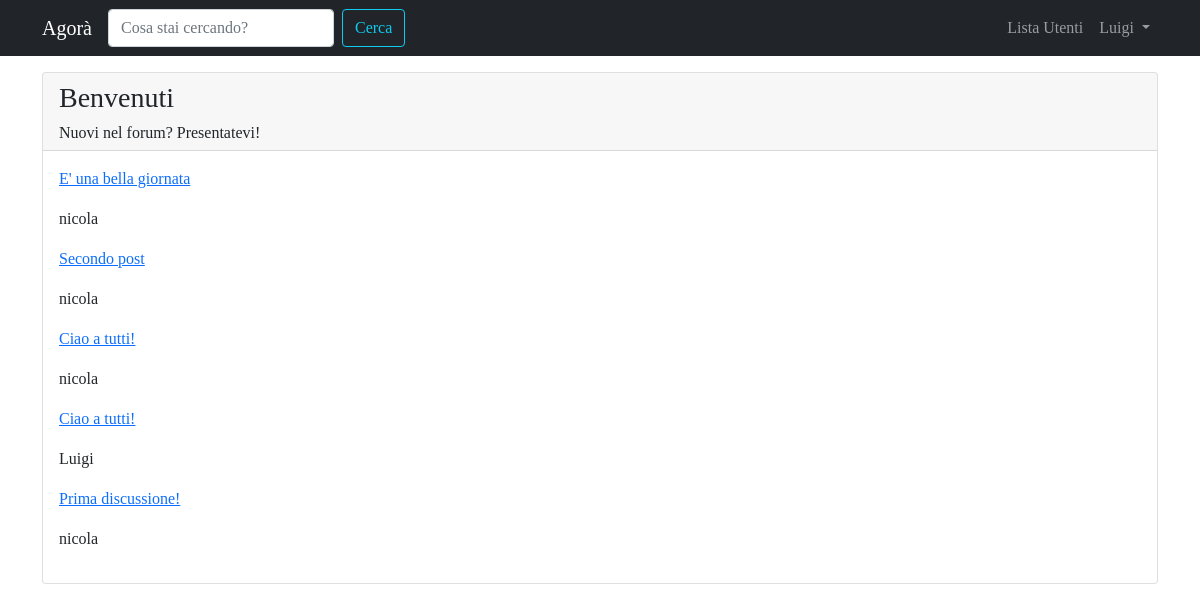
Page /forum/sezione/1/ (signed in) on the committed database.
### forum/models.py (models this page shows, shortened)
class Sezione(models.Model):
    nome_sezione = models.CharField(max_length=80)
    descrizione = models.CharField(max_length=150, blank=True, null=True)
    logo_sezione = models.ImageField(blank=True, null=True)
    class Meta:
        verbose_name = "Sezione"
        verbose_name_plural = "Sezioni"

class Discussione(models.Model):
    titolo = models.CharField(max_length=120)
    data_creazione = models.DateTimeField(auto_now_add=True)
    autore_discussione = models.ForeignKey(User, on_delete=models.CASCADE, related_name="discussioni")
    sezione_appartenenza = models.ForeignKey(Sezione, on_delete=models.CASCADE)
    def get_absolute_url(self):
        return reverse("visualizza_discussione", kwargs={"pk": self.pk})
    class Meta:
        verbose_name = "Discussione"
        verbose_name_plural = "Discussioni"

### forum/views.py (the view)
# urls.py: path('sezione/<int:pk>/', views.visualizza_sezione, name='sezione_view'),
def visualizza_sezione(request, pk):
    sezione = get_object_or_404(Sezione, pk=pk)
    discussioni_sezione = Discussione.objects.filter(
        sezione_appartenenza=sezione
    ).order_by("-data_creazione")
    context = {"sezione": sezione, "discussioni": discussioni_sezione}
    return render(request, "forum/singola_sezione.html", context)

### forum/templates/forum/singola_sezione.html (shortened to what this page needs)
{% extends 'base.html' %}
{% block content %}
<div class="card my-3">
    <div class="card-header">
        <h3> {{ sezione.nome_sezione }} </h3>
        <h6 class="card-text"> {{ sezione.descrizione }} </h6>
    </div>
    <div class="card-body">
        {% for discussione in discussioni %}
            <p><a href="{{ discussione.get_absolute_url }}">{{ discussione.titolo }}</a></p>
            <p>{{ discussione.autore_discussione }}</p>
        {% endfor%}
    </div>
</div>
{% endblock content %}

### templates/base.html (shortened to what this page needs)
{% load static %}
<!doctype html>
<html lang="it">
  <head>
    <link href="https://cdn.jsdelivr.net/npm/bootstrap@5.1.3/dist/css/bootstrap.min.css" rel="stylesheet">
    <link rel="stylesheet" href="{% static 'css/agora.css' %}"/>
  </head>
  <body>
    <nav class="navbar navbar-expand-lg navbar-dark bg-dark">
      <div class="container">
          <a class="navbar-brand" href="/">Agorà</a>
          <div class="collapse navbar-collapse" id="navbarSupportedContent">
              <form class="d-flex">
                <input class="form-control me-2" type="search" placeholder="Cosa stai cercando?" aria-label="Search">
                <button class="btn btn-outline-info" type="submit">Cerca</button>
              </form>
              <ul class="navbar-nav ms-auto">
              <li class="nav-item">
                <a class="nav-link" href="{% url 'user_list' %}"
                  >Lista Utenti </a
                >
              </li>
              {% if request.user.is_authenticated %}
              <li class="nav-item dropdown">
                <a
                  class="nav-link dropdown-toggle"
                  href="#"
                  id="navbarDropdown"
                  role="button"
                  data-bs-toggle="dropdown"
                  aria-haspopup="true"
                  aria-expanded="false"
                >
                  {{ request.user.username }}
                </a>
              </li>
              {% endif %}
            </ul>
          </div>
        </div>
    </nav>
    <div class="container">
      {% block content %}
      {% endblock content %}
    </div>
  </body>
</html>

### static-storage/css/agora.css (style rules this page uses)
body { font-family: 'Slabo 27px', serif; }

### rows in the picture
Sezione: nome_sezione "Benvenuti", descrizione "Nuovi nel forum? Presentatevi!"
Discussione: titolo "E' una bella giornata", autore_discussione "nicola"
Discussione: titolo "Secondo post", autore_discussione "nicola"
Discussione: titolo "Ciao a tutti!", autore_discussione "nicola"
Discussione: titolo "Ciao a tutti!", autore_discussione "Luigi"
Discussione: titolo "Prima discussione!", autore_discussione "nicola"

### other values in the picture
{{ request.user.username }} "Luigi"
